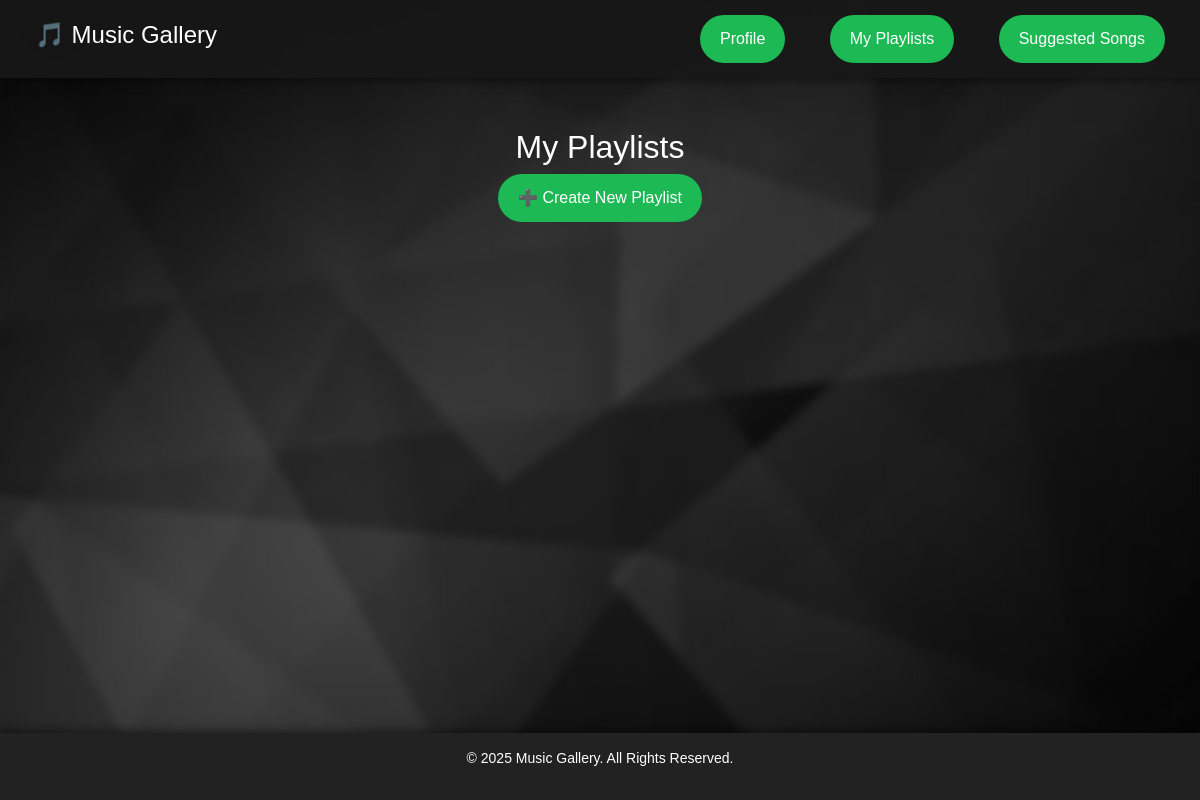
The page /playlists/ (signed in) on the database as committed earlier.
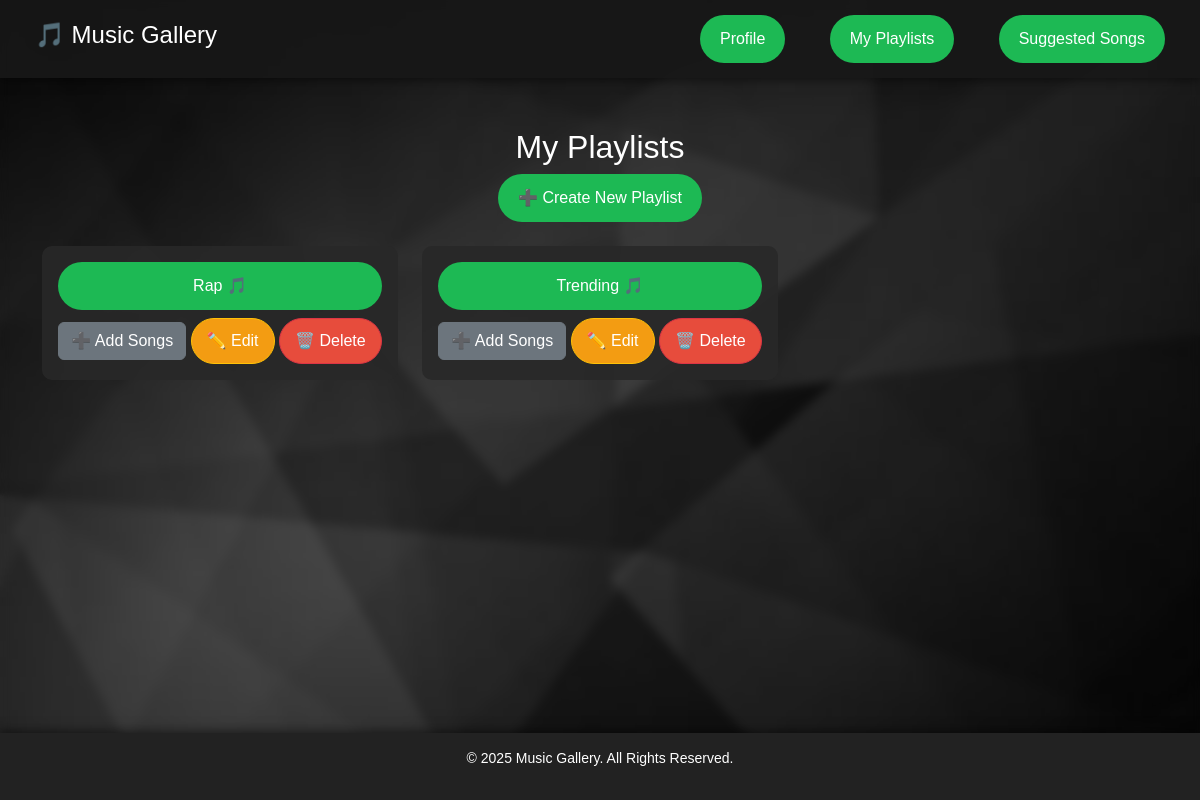
The same page on the database as committed later.
### store/models.py (models this page shows, shortened)
class Playlist(models.Model):
    name = models.CharField(max_length=255)
    user = models.ForeignKey(User, on_delete=models.CASCADE)
    is_collaborative = models.BooleanField(default=False)
    created_at = models.DateTimeField(auto_now_add=True)

### store/views.py (the view)
# urls.py: path('playlists/', views.playlists, name='playlists'),
@login_required
def playlists(request):
    user_playlists = Playlist.objects.filter(user=request.user)
    return render(request, 'playlists.html', {'playlists': user_playlists})

### store/templates/playlists.html
{% extends 'base.html' %}
{% block content %}
<h2 class="text-center">My Playlists</h2>
<div class="text-center">
        <a href="{% url 'create_playlist' %}" class="btn btn-custom">➕ Create New Playlist</a>
</div>
<div class="row mt-4">
    {% for playlist in playlists %}
    <div class="col-md-4">
        <div class="card-custom p-3 text-center">
            <a href="{% url 'view_playlist' playlist.id %}" class="btn btn-custom btn-lg w-100">
                {{ playlist.name }} 🎵
            </a>
            <a href="{% url 'add_song' playlist.id %}" class="btn btn-secondary mt-2">➕ Add Songs</a>
            <a href="{% url 'edit_playlist' playlist.id %}" class="btn btn-warning mt-2">✏️ Edit</a>
            <a href="{% url 'delete_playlist' playlist.id %}" class="btn btn-danger mt-2">🗑️ Delete</a>
        </div>
    </div>
    {% endfor %}
</div>
{% endblock %}

Rows that differ between the two databases and show on the page:
added Playlist: name "Rap"
added Playlist: name "Trending"
